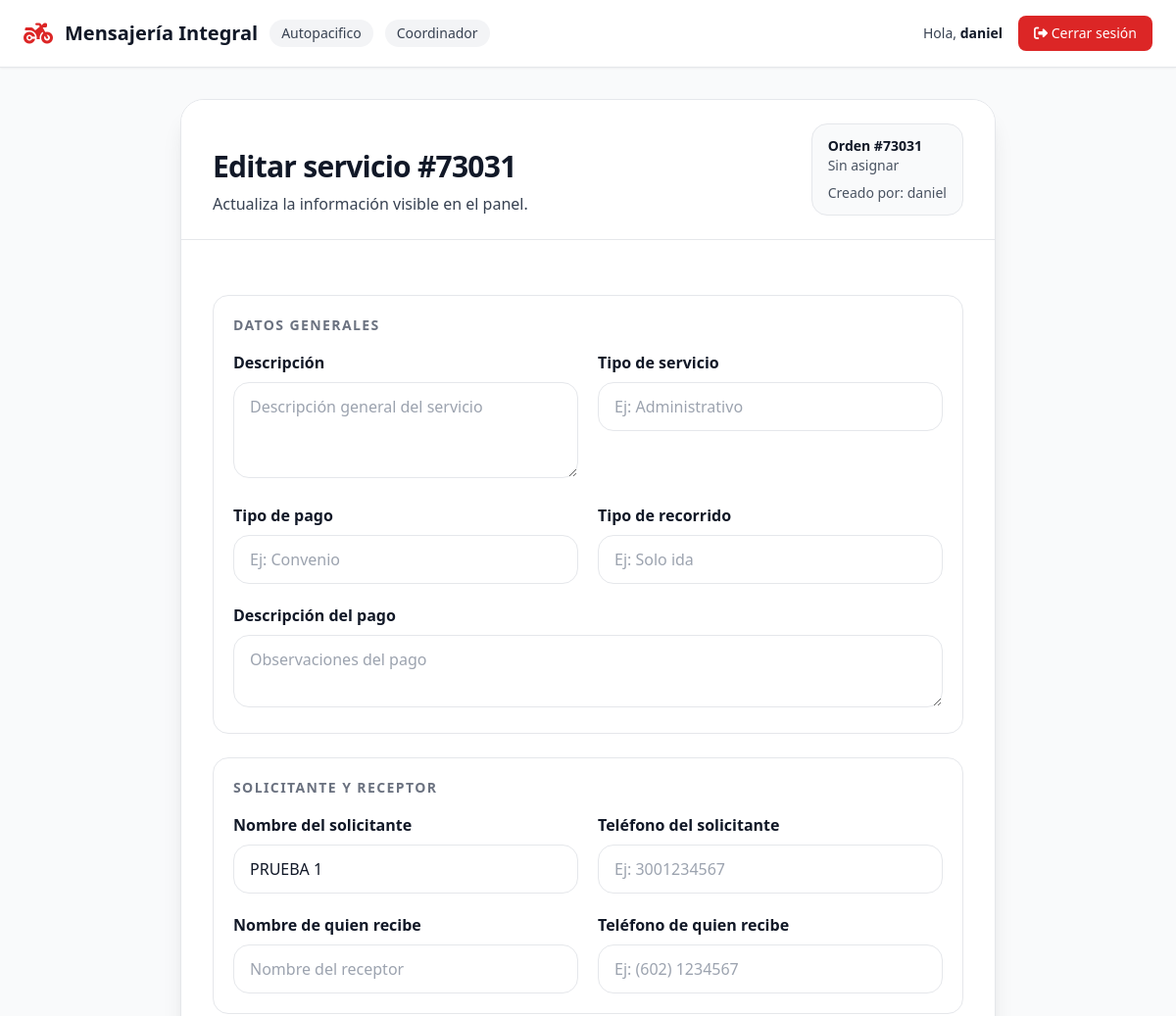
The page /servicio/42/editar/ (signed in, upper part) on the database as committed earlier.
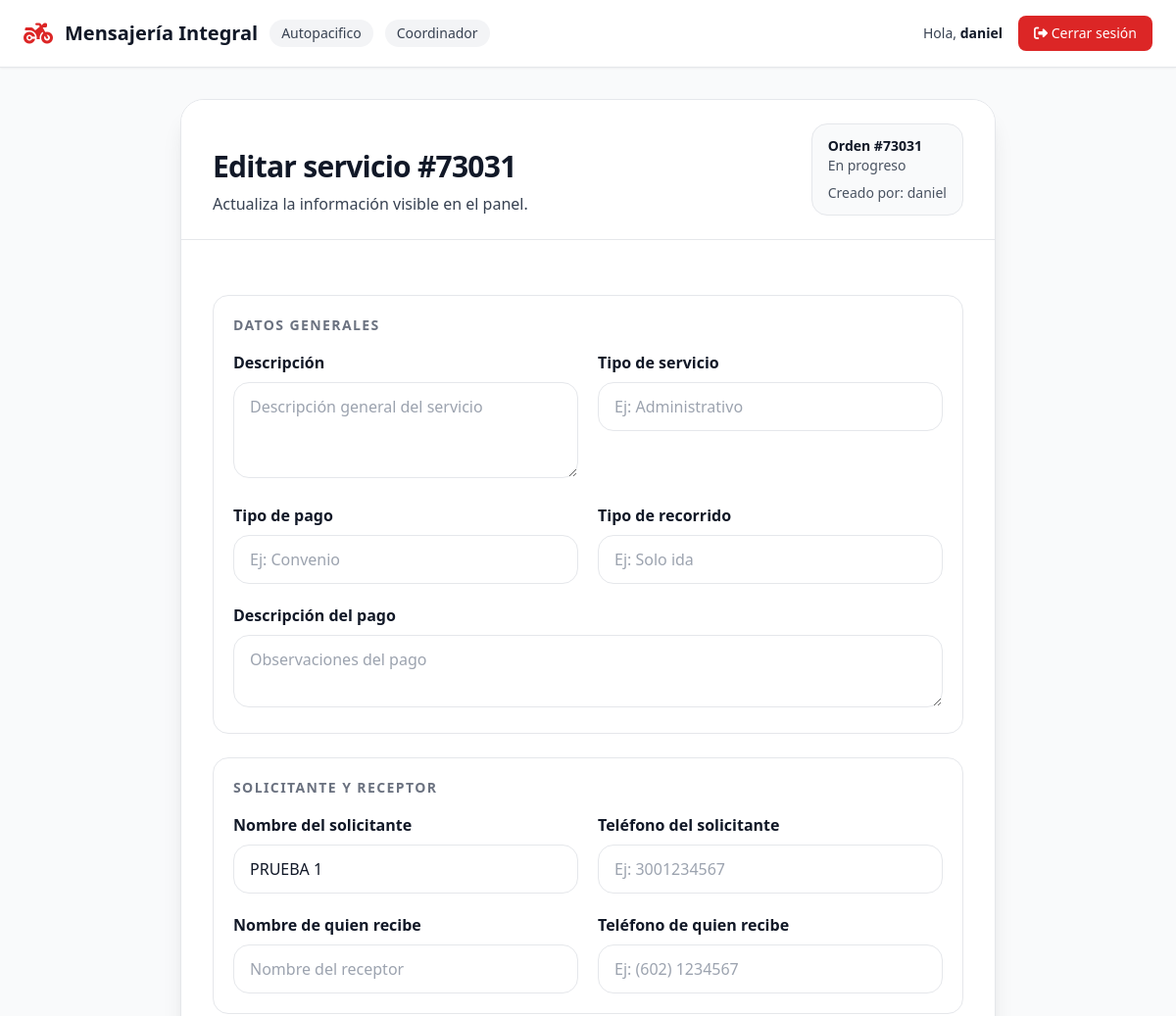
The same page on the database as committed later.
### servicios/models.py (models this page shows, shortened)
class Servicio(models.Model):
    ESTADO_CHOICES = [
        ('sin_asignar', 'Sin asignar'),
        ('en_progreso', 'En progreso'),
        ('terminado', 'Terminado'),
    ]
    PRIORIDAD_CHOICES = [
        ('normal', 'Normal'),
        ('alta', 'Alta'),
    ]
    empresa = models.ForeignKey(
        Empresa,
        on_delete=models.CASCADE,
        related_name='servicios',
        null=True,
        blank=True,
    )
    creado_por = models.ForeignKey(
        Usuario,
        on_delete=models.SET_NULL,
        null=True,
        blank=True,
        related_name='servicios_creados'
    )
    cliente = models.ForeignKey(
        Usuario,
        on_delete=models.CASCADE,
        related_name='servicios_cliente'
    )
    mensajero = models.ForeignKey(
        Usuario,
        on_delete=models.SET_NULL,
        null=True,
        blank=True,
        related_name='servicios_mensajero'
    )
    orden = models.CharField(max_length=20, unique=True, db_index=True)
    descripcion = models.TextField(blank=True)
    sede = models.CharField(max_length=100, blank=True)
    area = models.CharField(max_length=100, blank=True)
    nombre_solicitante = models.CharField(max_length=150, blank=True)
    telefono_solicitante = models.CharField(max_length=30, blank=True)
    ciudad_origen = models.CharField(max_length=100, blank=True)
    ciudad_destino = models.CharField(max_length=100, blank=True)
    origen = models.TextField()
    destino = models.TextField()
    fecha_entrega_deseada = models.DateField(null=True, blank=True)
    nombre_quien_recibe = models.CharField(max_length=150, blank=True)
    telefono_quien_recibe = models.CharField(max_length=30, blank=True)
    tipo_servicio = models.CharField(max_length=100, blank=True)
    tipo_pago = models.CharField(max_length=100, blank=True)
    descripcion_pago = models.TextField(blank=True)
    tipo_recorrido = models.CharField(max_length=100, blank=True)
    tipo_vehiculo = models.CharField(max_length=50)
    prioridad = models.CharField(max_length=10, choices=PRIORIDAD_CHOICES, default='normal')
    estado = models.CharField(max_length=20, choices=ESTADO_CHOICES, default='sin_asignar', db_index=True)
    fecha_creacion = models.DateTimeField(auto_now_add=True, db_index=True)
    origen_lat = models.DecimalField(max_digits=9, decimal_places=6, null=True, blank=True)
    origen_lng = models.DecimalField(max_digits=9, decimal_places=6, null=True, blank=True)
    destino_lat = models.DecimalField(max_digits=9, decimal_places=6, null=True, blank=True)
    destino_lng = models.DecimalField(max_digits=9, decimal_places=6, null=True, blank=True)
    mensajero_lat = models.DecimalField(max_digits=9, decimal_places=6, null=True, blank=True)
    mensajero_lng = models.DecimalField(max_digits=9, decimal_places=6, null=True, blank=True)
    mensajero_ubicacion_actualizada_en = models.DateTimeField(null=True, blank=True)
    class Meta:
        verbose_name = "Servicio"
        verbose_name_plural = "Servicios"

### usuarios/models.py (models this page shows, shortened)
class Usuario(AbstractUser):
    ROL_CHOICES = [
        ('coordinador', 'Coordinador'),
        ('cliente', 'Cliente'),
        ('mensajero', 'Mensajero'),
    ]
    rol = models.CharField(max_length=20, choices=ROL_CHOICES)
    telefono = models.CharField(max_length=20, blank=True)
    foto_perfil = models.ImageField(upload_to='perfiles/', blank=True, null=True)
    empresa = models.ForeignKey(
        Empresa,
        on_delete=models.SET_NULL,
        null=True,
        blank=True,
        related_name='usuarios'
    )
    class Meta:
        verbose_name = "Usuario"
        verbose_name_plural = "Usuarios"

### dashboard/views.py (the view, shortened to what this page needs)
# urls.py: path('servicio/<int:pk>/editar/', views.editar_servicio, name='editar_servicio'),
@login_required
def editar_servicio(request, pk):
    if not _puede_gestionar_servicios(request.user):
        return _redirigir_dashboard(request.user)
    servicio = _servicio_para_gestion(request.user, pk)
    error = None
    return render(request, 'dashboard/servicio_form.html', {
        'error': error,
        'titulo': f'Editar servicio #{servicio.orden}',
        'subtitulo': 'Actualiza la información visible en el panel.',
        'boton_texto': 'Guardar Cambios',
        'servicio': servicio,
        'edicion_bloqueada': servicio.estado == 'terminado',
        'volver_url': _landing_for(request.user),
        **_valores_formulario_servicio(request, servicio),
    })

### dashboard/context_processors.py (called while the page is built)
def google_maps(request):
    return {
        'google_maps_api_key': getattr(settings, 'GOOGLE_MAPS_API_KEY', ''),
    }

### dashboard/views.py (called while the page is built)
def _landing_for(user):
    if user.rol == 'mensajero':
        return 'dashboard:mensajero_inicio'
    if user.rol == 'cliente':
        return 'dashboard:cliente_inicio'
    if user.rol == 'coordinador':
        return 'dashboard:inicio'
    return None

def _puede_gestionar_servicios(user):
    return user.rol in {'cliente', 'coordinador'}

### dashboard/templates/dashboard/servicio_form.html (shortened to what the changed rows need)
{% extends 'dashboard/base.html' %}
{% block content %}
{% url 'dashboard:inicio' as home_url %}
<div class="mx-auto w-full max-w-4xl px-4 sm:px-6 lg:px-8">
    <div class="overflow-hidden rounded-3xl border border-gray-200 bg-white shadow-xl">
        <div class="border-b border-gray-200 bg-white px-6 py-6 text-gray-900 md:px-8">
            <div class="flex flex-col gap-3 md:flex-row md:items-end md:justify-between">
                <div>
                    <h1 class="text-3xl font-black tracking-tight text-gray-900">{{ titulo }}</h1>
                </div>
                <div class="rounded-2xl bg-gray-50 px-4 py-3 border border-gray-200 text-sm text-gray-700">
                    {% if servicio %}
                    <div class="font-bold text-gray-900">Orden #{{ servicio.orden }}</div>
                    <div class="opacity-90 text-gray-700">{{ servicio.get_estado_display }}</div>
                    {% if servicio.creado_por %}
                    <div class="mt-2 opacity-90 text-gray-700">Creado por: {{ servicio.creado_por.get_full_name|default:servicio.creado_por.username }}</div>
                    {% endif %}
                    {% else %}
                    <div class="font-bold text-gray-900">Nuevo registro</div>
                    <div class="opacity-90 text-gray-700">Solo cliente y coordinador</div>
                    {% endif %}
                </div>
            </div>
        </div>
    <div class="bg-white p-6 md:p-8">
            <form method="POST" enctype="multipart/form-data" class="space-y-6">
                <div class="rounded-2xl border border-gray-200 bg-white p-5">
                    <div class="grid grid-cols-1 md:grid-cols-2 gap-5">
                        <div>
                            <label class="block text-gray-900 font-semibold mb-2">Nombre del solicitante</label>
                            <input type="text" name="nombre_solicitante" value="{{ nombre_solicitante_value }}" placeholder="Nombre completo" class="w-full rounded-2xl border border-gray-200 px-4 py-3 focus:outline-none focus:ring-2 focus:ring-red-600 " >
                        </div>
                    </div>
                </div>
            </form>
        </div>
    </div>
</div>
{% endblock %}

Rows that differ between the two databases and show on the page:
changed Servicio "PRUEBA 1": estado "Sin asignar" → "En progreso"
